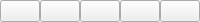
<?xml version="1.0" encoding="UTF-8"?>
<ui version="4.0">
 <class>Toolbar</class>
 <widget class="QWidget" name="Toolbar">
  <property name="geometry">
   <rect>
    <x>0</x>
    <y>0</y>
    <width>380</width>
    <height>76</height>
   </rect>
  </property>
  <property name="windowTitle">
   <string>Form</string>
  </property>
  <layout class="QHBoxLayout" name="horizontalLayout_2">
   <property name="spacing">
    <number>0</number>
   </property>
   <property name="sizeConstraint">
    <enum>QLayout::SetFixedSize</enum>
   </property>
   <property name="leftMargin">
    <number>0</number>
   </property>
   <property name="topMargin">
    <number>0</number>
   </property>
   <property name="rightMargin">
    <number>0</number>
   </property>
   <property name="bottomMargin">
    <number>0</number>
   </property>
   <item>
    <widget class="QPushButton" name="toggle">
     <property name="sizePolicy">
      <sizepolicy hsizetype="Minimum" vsizetype="Fixed">
       <horstretch>0</horstretch>
       <verstretch>0</verstretch>
      </sizepolicy>
     </property>
     <property name="text">
      <string/>
     </property>
    </widget>
   </item>
   <item>
    <widget class="QPushButton" name="fullscreen">
     <property name="enabled">
      <bool>true</bool>
     </property>
     <property name="text">
      <string/>
     </property>
     <property name="flat">
      <bool>false</bool>
     </property>
    </widget>
   </item>
   <item>
    <widget class="QPushButton" name="open">
     <property name="text">
      <string/>
     </property>
    </widget>
   </item>
   <item>
    <widget class="QPushButton" name="sub">
     <property name="text">
      <string/>
     </property>
    </widget>
   </item>
   <item>
    <widget class="QPushButton" name="minimize">
     <property name="text">
      <string/>
     </property>
    </widget>
   </item>
  </layout>
 </widget>
 <resources/>
 <connections/>
</ui>
